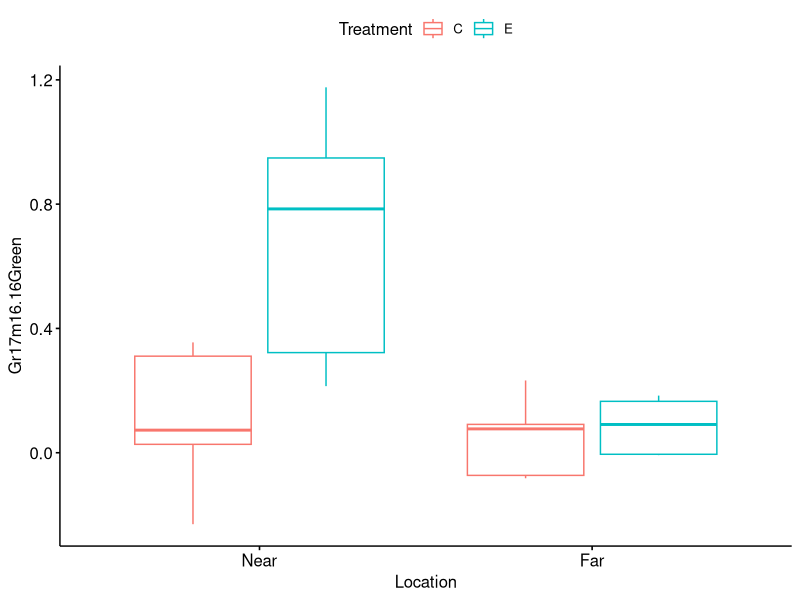
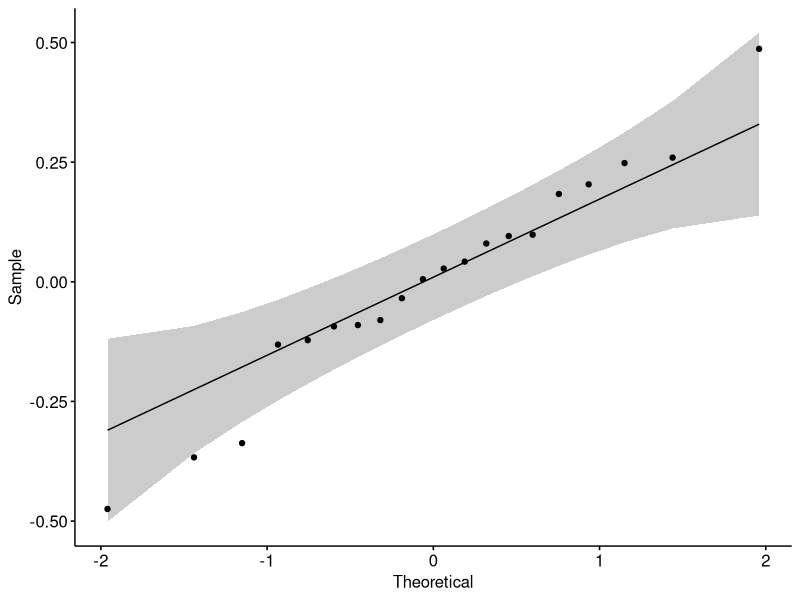
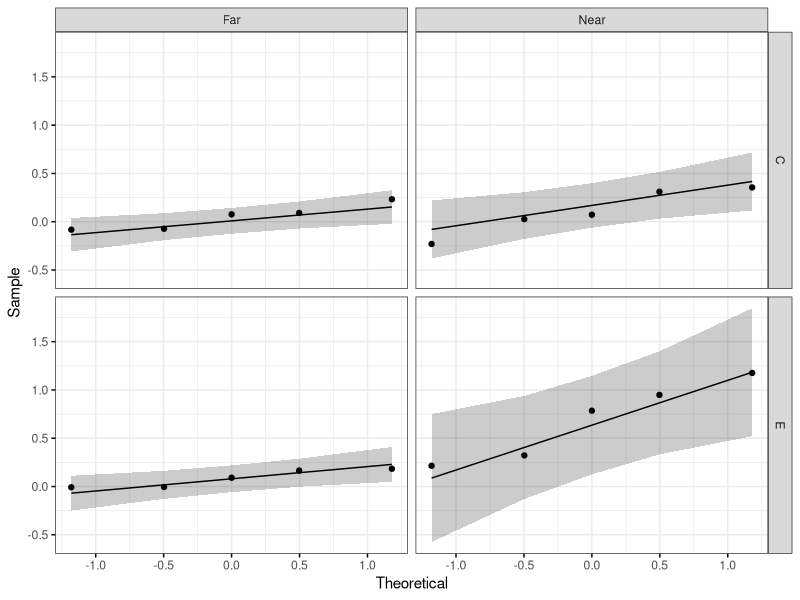

Reproduce these figures in R, in order. (Note: this script raises an error after producing the figures.)
## Two-way ANOVA analyses for Kerby et al. 2022
rm(list = ls())
library(tidyverse)
library(ggplot2)
library(ggpubr)
library(broom)
library(rstatix)
library(emmeans)
library(multcompView)
library(multcomp)


NaraData <- read.csv("Data/NaraMultiYear_Data.csv")
#############################################################################################################
## 1. Changes in green cover#################################################################################
#############################################################################################################
NaraData %>% group_by(Combo) %>% 
  summarise(mean(Gr17m16.16Green))

NaraData %>% group_by(Combo) %>% 
  summarise(mean(Gr18m17.17Green))

## 2016-2017################################################################################################
ggboxplot(NaraData, x="Location", y="Gr17m16.16Green", color="Treatment")
green17m16 <- aov(Gr17m16.16Green~Treatment*Location, data=NaraData)
GreenYear1 <- tidy(anova(green17m16))
GreenYear1

#Evaluating Assumptions
ggqqplot(residuals(green17m16)) #The residuals appear normally distributed
shapiro_test(residuals(green17m16)) #Non significant p-value, so we assume normality

NaraData %>% #The response variable was normally distributed for each pairing (p >0.05), assessed by Shapiro-Wilkes test of normality
  group_by(Treatment, Location) %>%
  shapiro_test(Gr17m16.16Green)

ggqqplot(NaraData, "Gr17m16.16Green", ggtheme = theme_bw()) + #The residuals appear normally distributed
  facet_grid(Treatment ~ Location)

NaraData %>% levene_test(Gr17m16.16Green ~ Treatment*Location) # Levene's test not significant (p > 0.05), so assume homogeneity of variances.

## (post hoc test to explore interaction)
leastsquare <- emmeans(green17m16, 
                       pairwise ~ Treatment:Location)
comparisons <- pairs(leastsquare)
comparisons$emmeans ## Gives 6 direct comparisons of the 4 groups, using Tukey p value adjustment

#With green area as covariate (separate ANOVAs) - not a useful predictor
green17m16_Tr_size17 <- aov(Gr17m16.16Green~Treatment*GreenArea17, data=NaraData)
GreenYear1_Tr_Size17 <- tidy(anova(green17m16_Tr_size17))
GreenYear1_Tr_Size17

green17m16_Lo_size17 <- aov(Gr17m16.16Green~Location*GreenArea17, data=NaraData)
GreenYear1_Lo_Size17 <- tidy(anova(green17m16_Lo_size17))
GreenYear1_Lo_Size17


## 2017-2018 ##############################################################################################
ggboxplot(NaraData, x="Location", y="Gr18m17.17Green", color="Treatment")
green18m17 <- aov(Gr18m17.17Green~Treatment*Location, data=NaraData)
GreenYear2 <- tidy(anova(green18m17))
GreenYear2

#Evaluating Assumptions
ggqqplot(residuals(green18m17)) #The residuals appear normally distributed APART from one outlier

#We evaluate how this outlier influenced the conclusions by removing it, especially the chance of a Type I error.
NaraData_no_outlier <- subset(NaraData, PlotID!= '10E')

ggboxplot(NaraData_no_outlier, x="Location", y="Gr18m17.17Green", color="Treatment")
green18m17_noOutlier <- aov(Gr18m17.17Green~Treatment*Location, data=NaraData_no_outlier)

GreenYear2_noOutlier <- tidy(anova(green18m17_noOutlier))
GreenYear2_noOutlier #The conclusions remain the same as the original test.

#for unbalanced design introduced by outlier
#The conclusions remain the same as the original test
Anova(lm(Gr18m17.17Green~Treatment*Location,
         contrasts=list(Treatment='contr.sum', Location ='contr.sum'),
         data = NaraData_no_outlier),
      type='III')

ggqqplot(residuals(green18m17_noOutlier)) #The residuals appear normally distributed after the outlier removed
shapiro_test(residuals(green18m17_noOutlier)) #No significant p-values (p>0), so we assume normality after the outlier removed

NaraData_no_outlier %>% #The response variable was normally distributed for each pairing (p >0.05), assessed by Shapiro-Wilkes test of normality
  group_by(Treatment, Location) %>%
  shapiro_test(Gr18m17.17Green)

ggqqplot(NaraData_no_outlier, "Gr18m17.17Green", ggtheme = theme_bw()) + #The residuals appear normally distributed
  facet_grid(Treatment ~ Location)

NaraData_no_outlier %>% levene_test(Gr18m17.17Green ~ Treatment*Location) # Levene's test not significant (p > 0.05), so assume homogeneity of variances.


#With green area as covariate (separate ANOVAs) - not a useful predictor
green18m17_Tr_size18 <- aov(Gr18m17.17Green~Treatment*GreenArea18, data=NaraData)
GreenYear2_Tr_Size18 <- tidy(anova(green18m17_Tr_size18))
GreenYear2_Tr_Size18

green18m17_Lo_size18 <- aov(Gr18m17.17Green~Location*GreenArea18, data=NaraData)
GreenYear2_Lo_Size18 <- tidy(anova(green18m17_Lo_size18))
GreenYear2_Lo_Size18


## 2. Melons ###################################################################################################
## 2016-2017 ##############################################################################################
ggboxplot(NaraData, x="Location", y="Mature1N17.17Green", color="Treatment")

fruit17 <- aov(Mature1N17.17Green~Treatment*Location, data=NaraData)
FruitYear1 <- tidy(anova(fruit17))
FruitYear1


#Evaluating Assumptions
ggqqplot(residuals(fruit17)) #The residuals appear normally distributed
shapiro_test(residuals(fruit17)) #Non significant p-value, so we assume normality

NaraData %>% #The response variable was normally distributed for each pairing (p >0.05) EXCEPT near controls, assessed by Shapiro-Wilkes test of normality
  group_by(Treatment, Location) %>% #This appears to be the result of there being very few/no melons observed.
  shapiro_test(Mature1N17.17Green)


ggqqplot(NaraData, "Mature1N17.17Green", ggtheme = theme_bw()) + #The residuals appear normally distributed
  facet_grid(Treatment ~ Location)

NaraData %>% levene_test(Gr17m16.16Green ~ Treatment*Location) # Levene's test not significant (p > 0.05), so assume homogeneity of variances.

#With green area as covariate (separate ANOVAs) - not a useful predictor
fruit17_tr_size <- aov(Mature1N17.17Green~Treatment*GreenArea17, data=NaraData)
FruitYear2_Tr_Size17 <- tidy(anova(fruit17_tr_size))
FruitYear2_Tr_Size17

fruit17_lo_size <- aov(Mature1N17.17Green~Location*GreenArea17, data=NaraData)
FruitYear2_Lo_Size17 <- tidy(anova(fruit17_lo_size))
FruitYear2_Lo_Size17

## 2017-2018 ##############################################################################################
ggboxplot(NaraData, x="Location", y="Mature1N18.18Green", color="Treatment")

fruit18 <- aov(Mature1N18.18Green~Treatment*Location, data=NaraData)
FruitYear2 <- tidy(anova(fruit18))
FruitYear2

#Evaluating Assumptions
ggqqplot(residuals(fruit18)) #The residuals do NOT appear normally distributed
shapiro_test(residuals(fruit18)) #Significant p-value, so we cannot assume normality


NaraData %>% #The response variable was normally distributed for each pairing (p >0.05) EXCEPT near controls, assessed by Shapiro-Wilkes test of normality
  group_by(Treatment, Location) %>% #This appears to be the result of there being very few/no melons observed.
  shapiro_test(Mature1N17.17Green)


ggqqplot(NaraData, "Mature1N17.17Green", ggtheme = theme_bw()) + #The residuals appear normally distributed
  facet_grid(Treatment ~ Location)

NaraData %>% levene_test(Gr17m16.16Green ~ Treatment*Location) # Levene's test not significant (p > 0.05), so assume homogeneity of variances.


#With green area as covariate (separate ANOVAs) - not a useful predictor
fruit18_tr_size <- aov(Mature1N18.18Green~Treatment*GreenArea18, data=NaraData)
FruitYear2_Tr_Size18 <- tidy(anova(fruit18_tr_size))
FruitYear2_Tr_Size18

fruit18_lo_size <- aov(Mature1N18.18Green~Location*GreenArea18, data=NaraData)
FruitYear2_Lo_Size18 <- tidy(anova(fruit18_lo_size))
FruitYear2_Lo_Size18


###########################################################################################################################
## Save and export results
sink('NaraTwoWayANOVAResultsFINAL.csv')

cat('Green Year 1')
write.csv(GreenYear1)

cat('Green Year 2')
write.csv(GreenYear2)

cat('Fruit Year 1')
write.csv(FruitYear1)

cat('Fruit Year 2')
write.csv(FruitYear2)

sink()

## Visualize ANOVA results
combinedANOVAs <- read.csv("NaraTwoWayANOVAResultsFINAL.csv")
